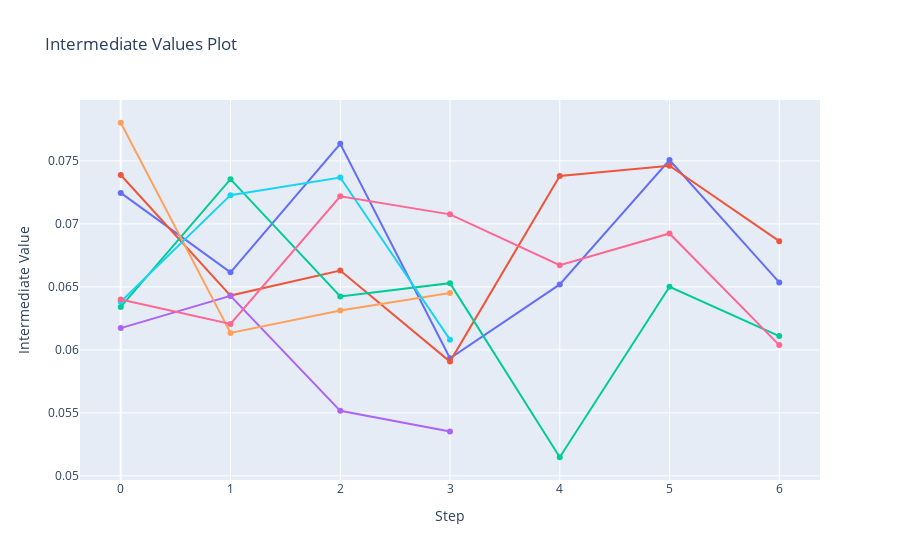

Here is the notebook cell this chart was saved with:
### Markdown cell above
### Tuning Visualization

### Code cell
import plotly
optuna.visualization.plot_intermediate_values(study)

### Figure 1 — Plotly figure (JSON) as saved in the notebook; plotly's stock layout.template omitted (floating-point values rounded to 4 significant figures)
{"data": [{"marker": {"maxdisplayed": 10}, "mode": "lines+markers", "name": "Trial0", "type": "scatter", "x": [0, 1, 2, 3, 4, 5, 6], "y": [0.07246, 0.06616, 0.07635, 0.05933, 0.0652, 0.07507, 0.06535]}, {"marker": {"maxdisplayed": 10}, "mode": "lines+markers", "name": "Trial1", "type": "scatter", "x": [0, 1, 2, 3, 4, 5, 6], "y": [0.07388, 0.06431, 0.0663, 0.05907, 0.07381, 0.07461, 0.06863]}, {"marker": {"maxdisplayed": 10}, "mode": "lines+markers", "name": "Trial2", "type": "scatter", "x": [0, 1, 2, 3, 4, 5, 6], "y": [0.06341, 0.07355, 0.06423, 0.0653, 0.05148, 0.06501, 0.06109]}, {"marker": {"maxdisplayed": 10}, "mode": "lines+markers", "name": "Trial3", "type": "scatter", "x": [0, 1, 2, 3], "y": [0.06173, 0.06429, 0.05516, 0.05351]}, {"marker": {"maxdisplayed": 10}, "mode": "lines+markers", "name": "Trial4", "type": "scatter", "x": [0, 1, 2, 3], "y": [0.07803, 0.06134, 0.06312, 0.06452]}, {"marker": {"maxdisplayed": 10}, "mode": "lines+markers", "name": "Trial5", "type": "scatter", "x": [0, 1, 2, 3], "y": [0.06381, 0.07228, 0.07369, 0.06081]}, {"marker": {"maxdisplayed": 10}, "mode": "lines+markers", "name": "Trial6", "type": "scatter", "x": [0, 1, 2, 3, 4, 5, 6], "y": [0.06399, 0.06206, 0.07219, 0.07076, 0.06672, 0.06924, 0.06038]}], "layout": {"showlegend": false, "title": {"text": "Intermediate Values Plot"}, "xaxis": {"title": {"text": "Step"}}, "yaxis": {"title": {"text": "Intermediate Value"}}}}
